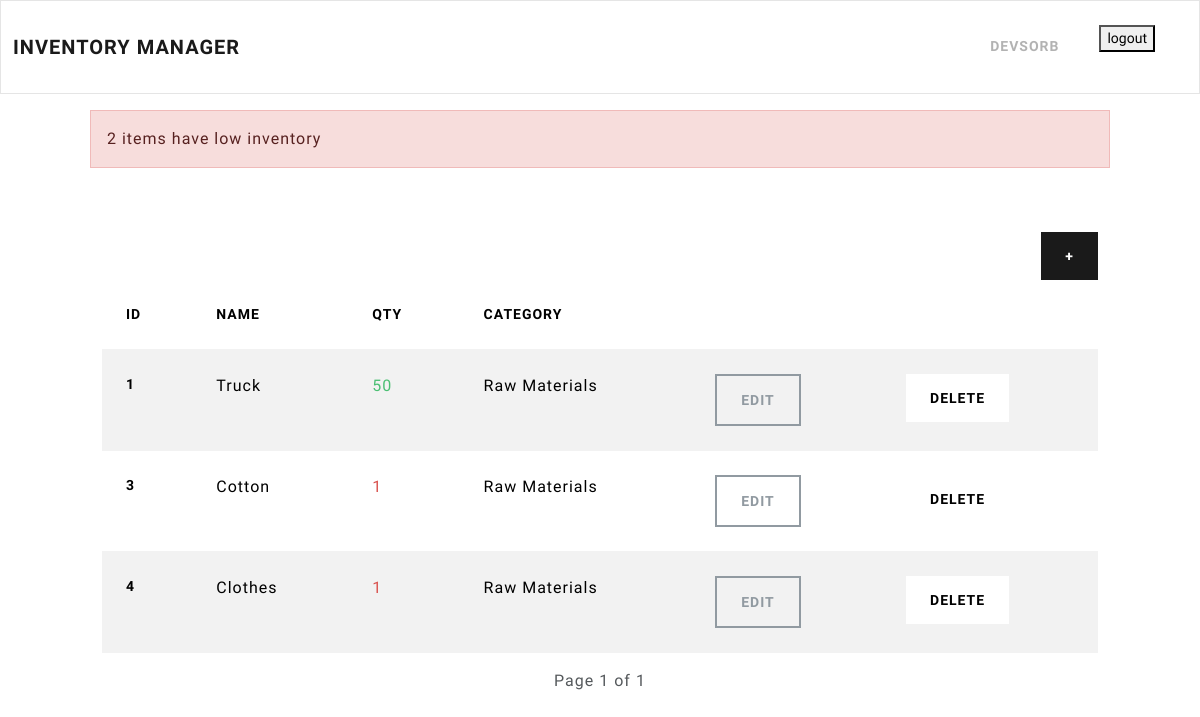
The app's page /dashboard/ (signed in), older data.
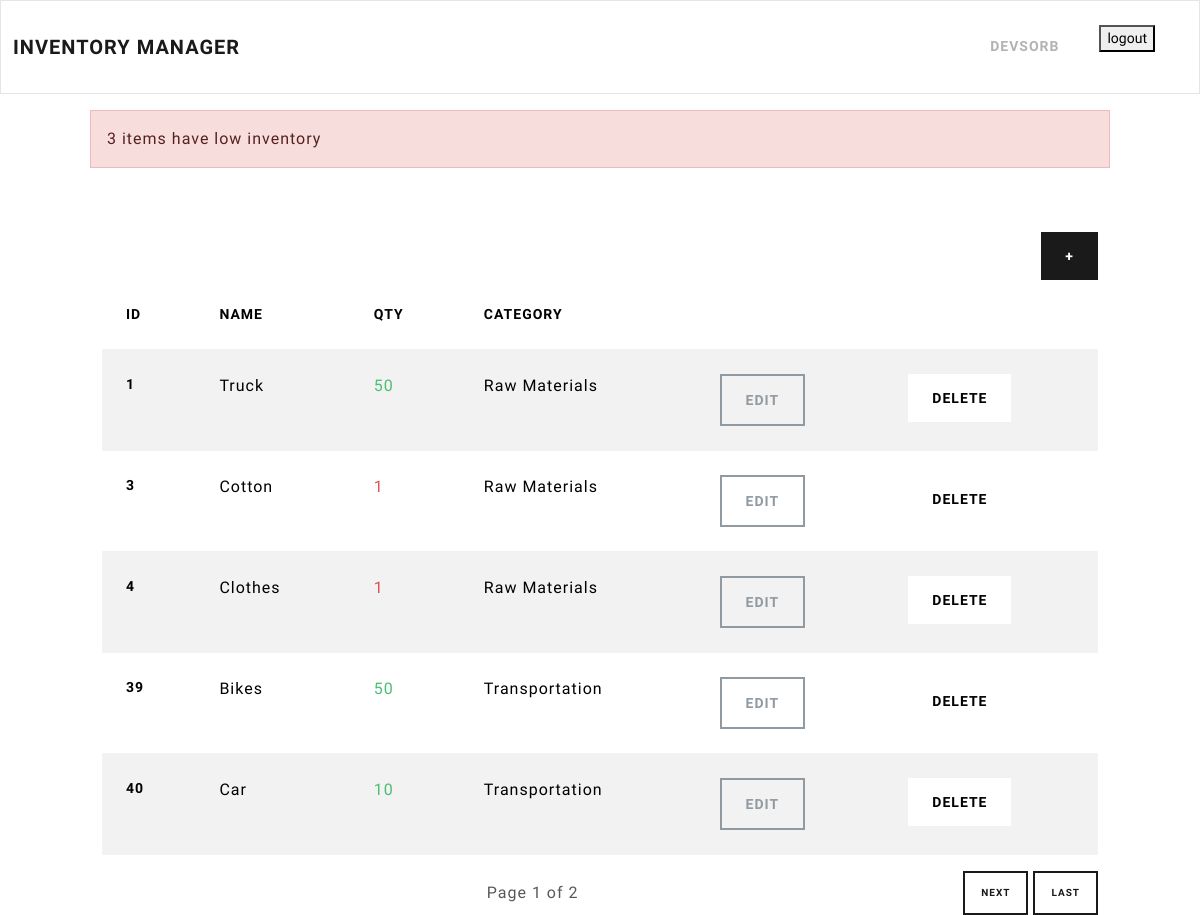
The same page, newer data.
### inventory/models.py (models this page shows, shortened)
class InventoryItem(models.Model):
    name = models.CharField(max_length=200)
    quantity = models.PositiveIntegerField()
    category = models.ForeignKey('Category', on_delete=models.SET_NULL, blank=True, null=True)
    date_created =models.DateTimeField(auto_now_add=True)
    user = models.ForeignKey('auth.User', on_delete=models.CASCADE)

class Category(models.Model):
    name = models.CharField(max_length=200)
    class Meta:
        verbose_name_plural ='categories'

### inventory/views.py (the view, shortened to what this page needs)
# urls.py: path('dashboard/', Dashboard.as_view(), name='dashboard'),
class Dashboard(LoginRequiredMixin, View):
    def get(self, request):
        items = InventoryItem.objects.filter(user=self.request.user.id).order_by("id")
        paginator = Paginator(items, 5)
        page_number = request.GET.get("page")
        page_obj = paginator.get_page(page_number)
        low_inventory = InventoryItem.objects.filter(
            user=self.request.user.id, quantity__lte=LOW_QUANTITY
        )
        if low_inventory.count() > 0:
            if low_inventory.count() > 1:
                messages.error(
                    request,
                    ngettext(
                        "%(count)d item has low inventory",
                        "%(count)d items have low inventory",
                        low_inventory.count(),
                    )
                    % {"count": low_inventory.count()},
                )
        low_inventory_ids = InventoryItem.objects.filter(
            user=self.request.user.id, quantity__lte=LOW_QUANTITY
        ).values_list("id", flat=True)
        return render(
            request,
            "inventory/dashboard.html",
            {"page_obj": page_obj, "low_inventory_ids": low_inventory_ids},
        )

### inventory/templates/inventory/dashboard.html (shortened to what this page needs)
{% extends 'inventory/base.html' %}
{% load i18n %}
{% block content %}
	{% if messages %}
		<div class="row mt-3">
			{% for message in messages %}
				{% if message.tags == 'error' %}
					<div class="col-md-10 col-12 mx-auto alert alert-danger">
						{{ message }}
					</div>
				{% else %}
					<div class="col-md-10 col-12 mx-auto alert alert-success">
						{{ message }}
					</div>
				{% endif %}
			{% endfor %}
		</div>
	{% endif %}
	<div class="row">
		<div class="col-md-10 col-12 mx-auto mt-5">
			<div class="d-flex justify-content-end">
				<a href="{% url 'add-item' %}" class="btn btn-primary">+</a>
			</div>
			<table class="table table-hover table-striped">
				<thead>
					<tr>
						<th scope="col">{% trans "ID" %}</th>
						<th scope="col">{% trans "Name" %}</th>
						<th scope="col">{% trans "Qty" %}</th>
						<th scope="col">{% trans "Category" %}</th>
						<th scope="col"></th>
						<th scope="col"></th>
					</tr>
				</thead>
				<tbody>
					{% for item in page_obj %}
					<tr>
						<th scope="row">{{ item.id }}</th>
						<td>{{ item.name }}</td>
						{% if item.id in low_inventory_ids %}
							<td class="text-danger">{{ item.quantity }}</td>
						{% else %}
							<td class="text-success">{{ item.quantity }}</td>
						{% endif %}
						<td>{{ item.category.name }}</td>
						<td><a href="{% url 'edit-item' item.id %}" class="btn btn-outline-secondary">{% trans "Edit" %}</a></td>
						<td><a href="{% url 'delete-item' item.id %}" class="btn btn-secondary">{% trans "Delete" %}</a></td>
					</tr>
					{% endfor %}
				</tbody>
			</table>
			<div class="d-flex justify-content-between align-items-center mt-3">
    <span>Page {{ page_obj.number }} of {{ page_obj.paginator.num_pages }}</span>
    <div>
        {% if page_obj.has_next %}
            <a href="?page={{ page_obj.next_page_number }}" class="btn btn-outline-primary btn-sm">{% trans "Next" %}</a>
            <a href="?page={{ page_obj.paginator.num_pages }}" class="btn btn-outline-primary btn-sm">{% trans "Last" %}</a>
        {% endif %}
    </div>
</div>
		</div>
{% endblock content %}

### inventory/templates/inventory/base.html (shortened to what this page needs)
<!DOCTYPE html>
<html lang="en">
<head>
    <link href ="https://bootswatch.com/5/lux/bootstrap.css" rel="stylesheet">
</head>
<body>
    {%include 'inventory/navigation.html' %}
   {% block content %}
   {% endblock %}
</body>
</html>

### inventory/templates/inventory/navigation.html (shortened to what this page needs)
{% load i18n %}
<nav class="navbar navbar-expand-lg bg-light">
  <div class="container-fluid">
    <a class="navbar-brand" href="{% url 'index' %}">{% trans "Inventory Manager" %}</a>
    <div class="collapse navbar-collapse justify-content-end" id="navbarNav">
      <ul class="navbar-nav">
        {% if user.is_authenticated %}
        <li class="nav-item">
          <a class="nav-link" href="#">{{ user.username }}</a>
        </li>
        <li class="nav-item">
          <form method="post" action="{% url 'logout' %}">
            <button type="submit">{% trans "logout" %}</button>
          </form>
        </li>
        {% endif %}
      </ul>
    </div>
  </div>
</nav>

Row changes from the older to the newer data that the page shows:
added InventoryItem: id "39", name "Bikes", quantity "50", category.name "Transportation"
added InventoryItem: id "40", name "Car", quantity "10", category.name "Transportation"
Text that changed along with them:
{{ page_obj.paginator.num_pages }}: "1" → "2"
new list line: "3 items have low inventory"
text now shown: "NEXT LAST"
list line gone: "2 items have low inventory"
